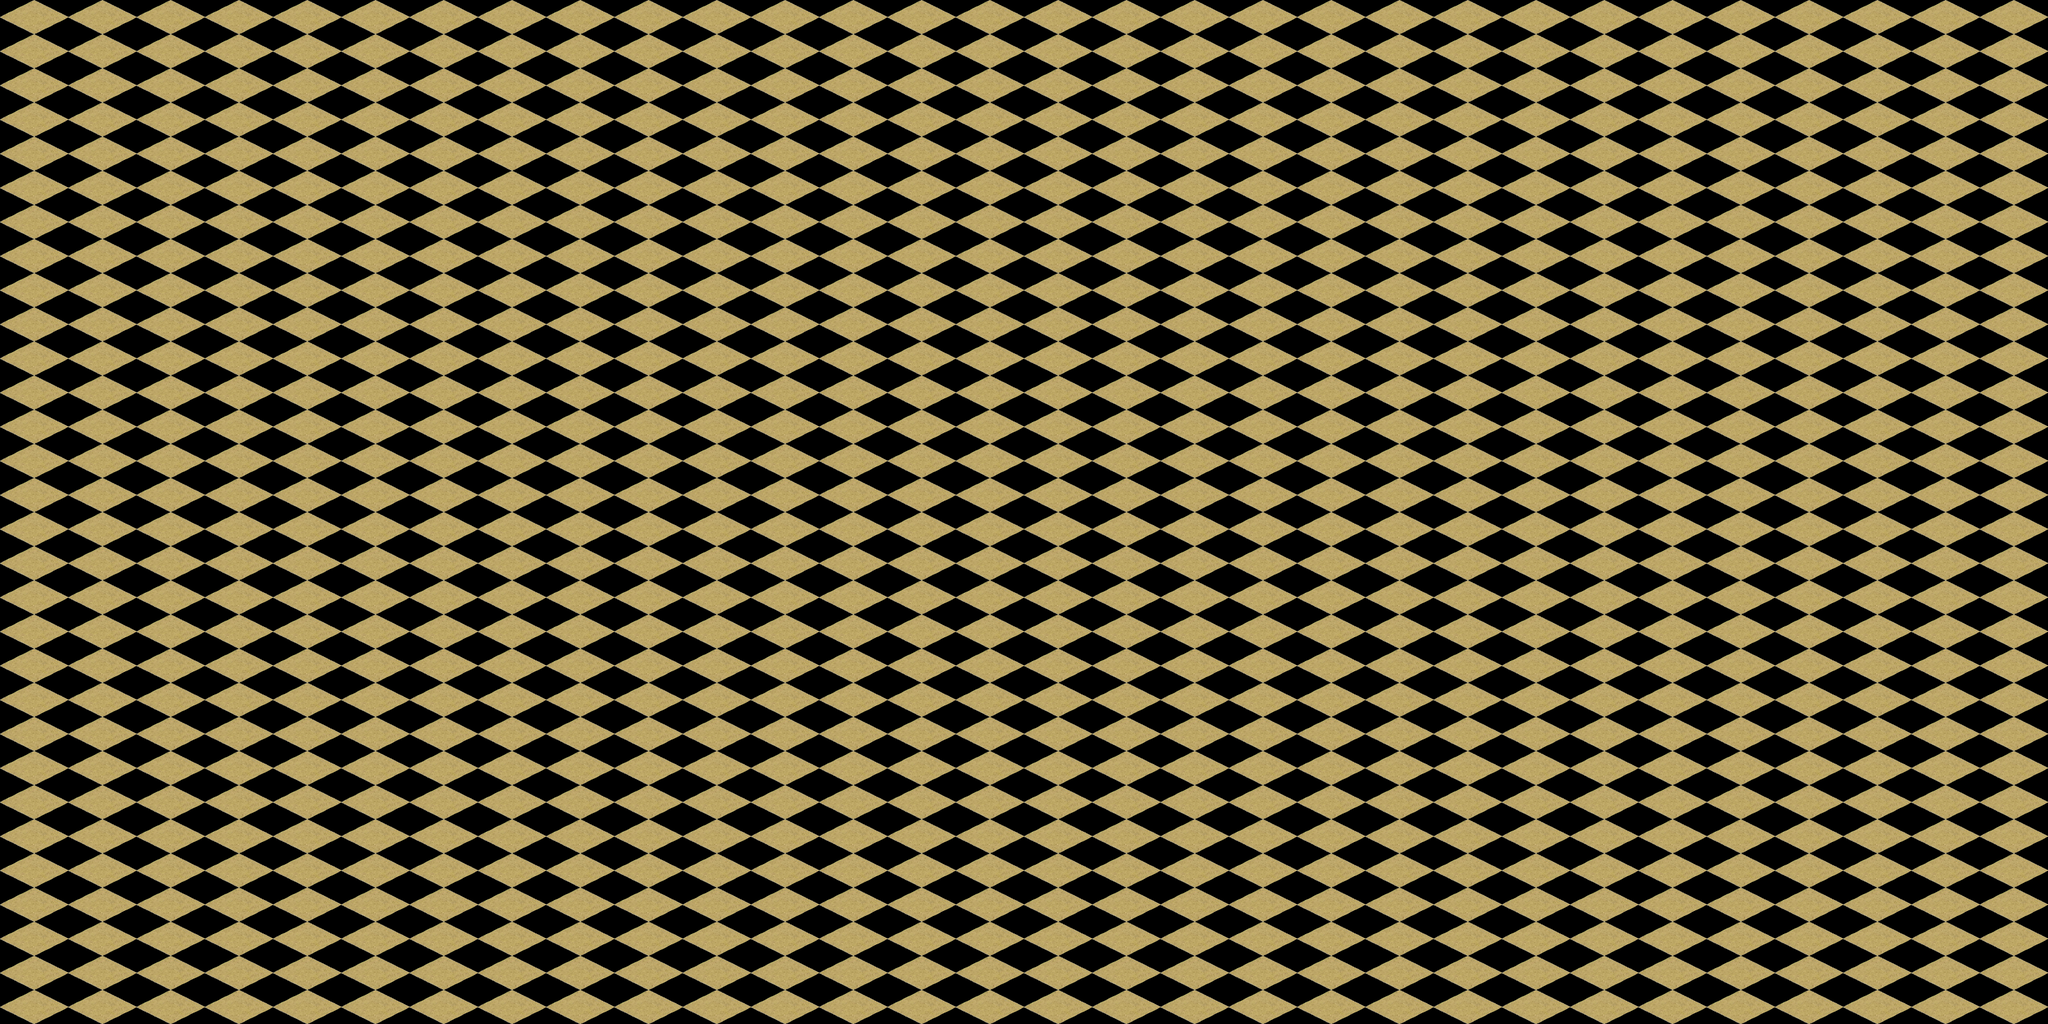

The image is a tile-based game level rendered from a .tmx file. Its description and complete source (layers, tilesets, objects, tile grids) follow:
An orthogonal 30x30 tile map with 120x60 px tiles, 1 tile layer (块层 1).

<map version="1.0" orientation="orthogonal" renderorder="left-down" width="30" height="30" tilewidth="120" tileheight="60" nextobjectid="1">
 <tileset firstgid="1" name="rold" tilewidth="120" tileheight="60" tilecount="1">
  <image source="res/rold.png" width="120" height="60" />
 </tileset>
 <layer name="块层 1" width="30" height="30">
  <data encoding="csv">
1,1,1,1,1,1,1,1,1,1,1,1,1,1,1,1,1,1,1,1,1,1,1,1,1,1,1,1,1,1,
1,1,1,1,1,1,1,1,1,1,1,1,1,1,1,1,1,1,1,1,1,1,1,1,1,1,1,1,1,1,
1,1,1,1,1,1,1,1,1,1,1,1,1,1,1,1,1,1,1,1,1,1,1,1,1,1,1,1,1,1,
1,1,1,1,1,1,1,1,1,1,1,1,1,1,1,1,1,1,1,1,1,1,1,1,1,1,1,1,1,1,
1,1,1,1,1,1,1,1,1,1,1,1,1,1,1,1,1,1,1,1,1,1,1,1,1,1,1,1,1,1,
1,1,1,1,1,1,1,1,1,1,1,1,1,1,1,1,1,1,1,1,1,1,1,1,1,1,1,1,1,1,
1,1,1,1,1,1,1,1,1,1,1,1,1,1,1,1,1,1,1,1,1,1,1,1,1,1,1,1,1,1,
1,1,1,1,1,1,1,1,1,1,1,1,1,1,1,1,1,1,1,1,1,1,1,1,1,1,1,1,1,1,
1,1,1,1,1,1,1,1,1,1,1,1,1,1,1,1,1,1,1,1,1,1,1,1,1,1,1,1,1,1,
1,1,1,1,1,1,1,1,1,1,1,1,1,1,1,1,1,1,1,1,1,1,1,1,1,1,1,1,1,1,
1,1,1,1,1,1,1,1,1,1,1,1,1,1,1,1,1,1,1,1,1,1,1,1,1,1,1,1,1,1,
1,1,1,1,1,1,1,1,1,1,1,1,1,1,1,1,1,1,1,1,1,1,1,1,1,1,1,1,1,1,
1,1,1,1,1,1,1,1,1,1,1,1,1,1,1,1,1,1,1,1,1,1,1,1,1,1,1,1,1,1,
1,1,1,1,1,1,1,1,1,1,1,1,1,1,1,1,1,1,1,1,1,1,1,1,1,1,1,1,1,1,
1,1,1,1,1,1,1,1,1,1,1,1,1,1,1,1,1,1,1,1,1,1,1,1,1,1,1,1,1,1,
1,1,1,1,1,1,1,1,1,1,1,1,1,1,1,1,1,1,1,1,1,1,1,1,1,1,1,1,1,1,
1,1,1,1,1,1,1,1,1,1,1,1,1,1,1,1,1,1,1,1,1,1,1,1,1,1,1,1,1,1,
1,1,1,1,1,1,1,1,1,1,1,1,1,1,1,1,1,1,1,1,1,1,1,1,1,1,1,1,1,1,
1,1,1,1,1,1,1,1,1,1,1,1,1,1,1,1,1,1,1,1,1,1,1,1,1,1,1,1,1,1,
1,1,1,1,1,1,1,1,1,1,1,1,1,1,1,1,1,1,1,1,1,1,1,1,1,1,1,1,1,1,
1,1,1,1,1,1,1,1,1,1,1,1,1,1,1,1,1,1,1,1,1,1,1,1,1,1,1,1,1,1,
1,1,1,1,1,1,1,1,1,1,1,1,1,1,1,1,1,1,1,1,1,1,1,1,1,1,1,1,1,1,
1,1,1,1,1,1,1,1,1,1,1,1,1,1,1,1,1,1,1,1,1,1,1,1,1,1,1,1,1,1,
1,1,1,1,1,1,1,1,1,1,1,1,1,1,1,1,1,1,1,1,1,1,1,1,1,1,1,1,1,1,
1,1,1,1,1,1,1,1,1,1,1,1,1,1,1,1,1,1,1,1,1,1,1,1,1,1,1,1,1,1,
1,1,1,1,1,1,1,1,1,1,1,1,1,1,1,1,1,1,1,1,1,1,1,1,1,1,1,1,1,1,
1,1,1,1,1,1,1,1,1,1,1,1,1,1,1,1,1,1,1,1,1,1,1,1,1,1,1,1,1,1,
1,1,1,1,1,1,1,1,1,1,1,1,1,1,1,1,1,1,1,1,1,1,1,1,1,1,1,1,1,1,
1,1,1,1,1,1,1,1,1,1,1,1,1,1,1,1,1,1,1,1,1,1,1,1,1,1,1,1,1,1,
1,1,1,1,1,1,1,1,1,1,1,1,1,1,1,1,1,1,1,1,1,1,1,1,1,1,1,1,1,1
</data>
 </layer>
</map>